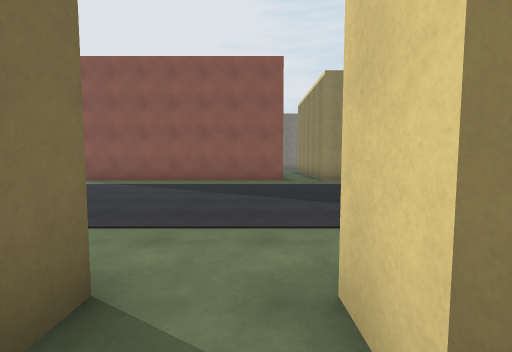
view 1 (above)

24 first-person views from a walk through a scene from a Unity 3-D project. The camera is 1.5 m above the floor, tilts 4° down and sees 90° across. The floor is counted in squares, 1.8 m on a side. Each view is taken from the middle of a square. On the plan, view 1 faces up. The plan holds only what a view shows up to about 10 squares ahead; the rest is blank. The place goes on beyond the plan. The player character is not drawn.

view 2
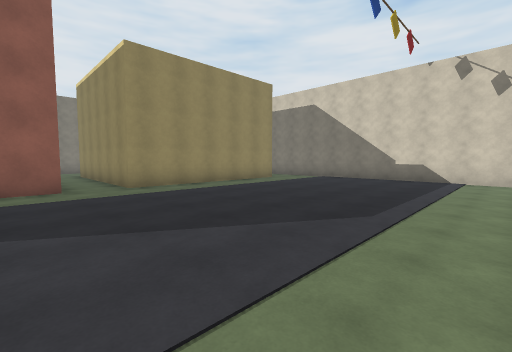

view 3
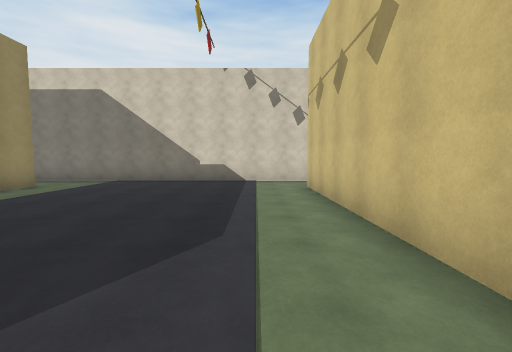

view 4
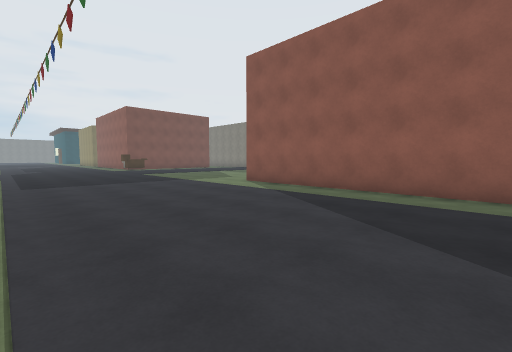

view 5
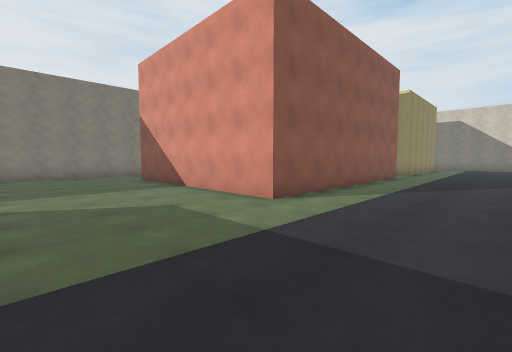

view 6
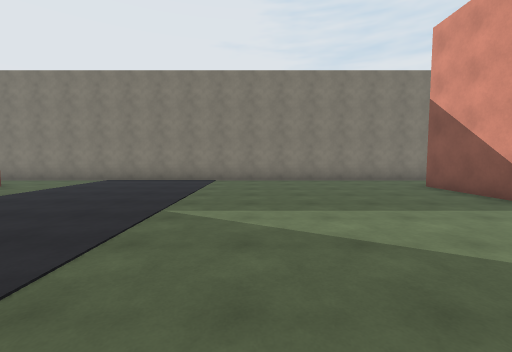

view 7
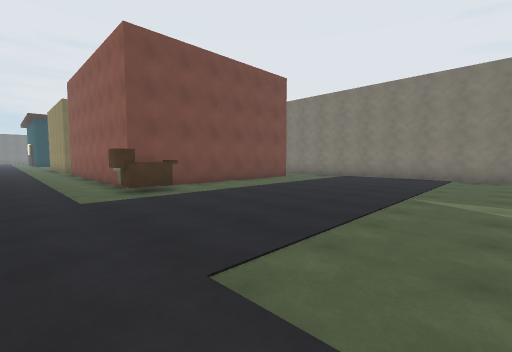

view 8
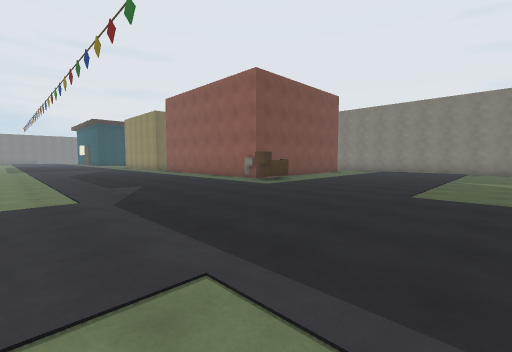

view 9
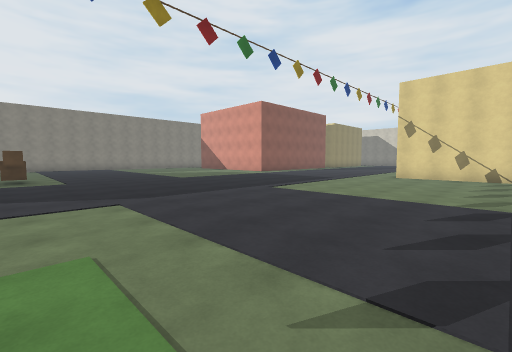

view 10
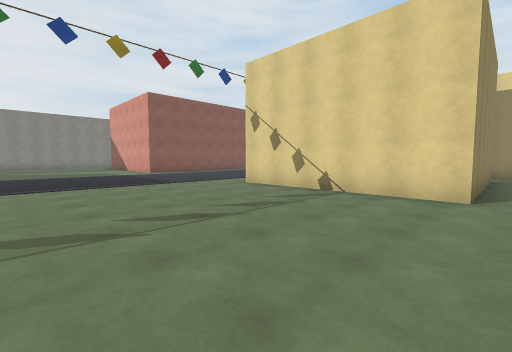

view 11
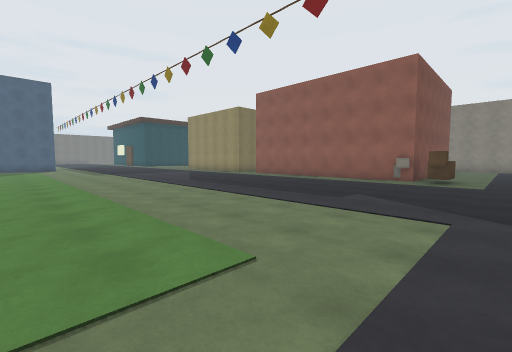

view 12
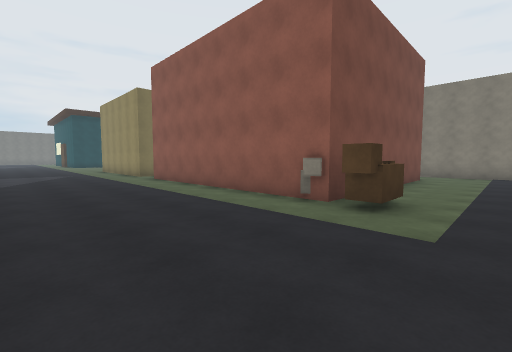

view 13
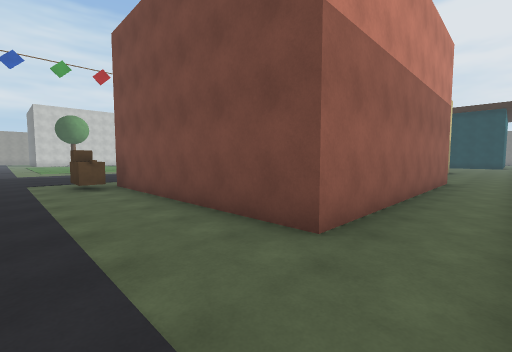

view 14
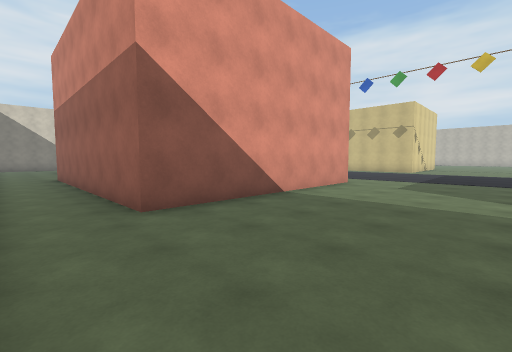

view 15
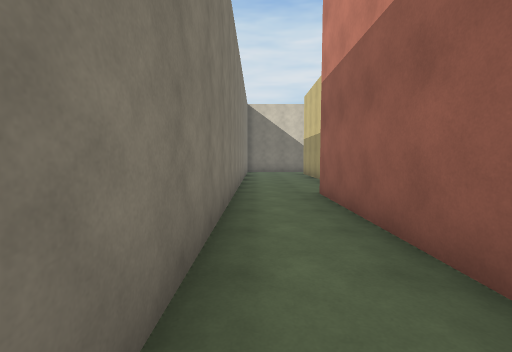

view 16
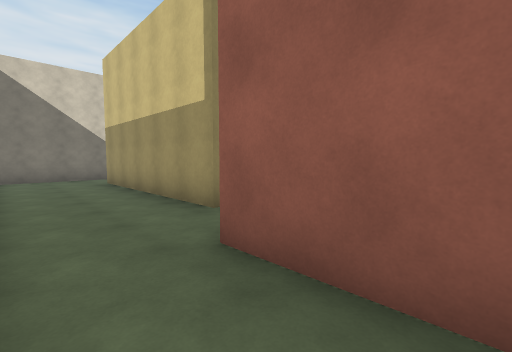

view 17
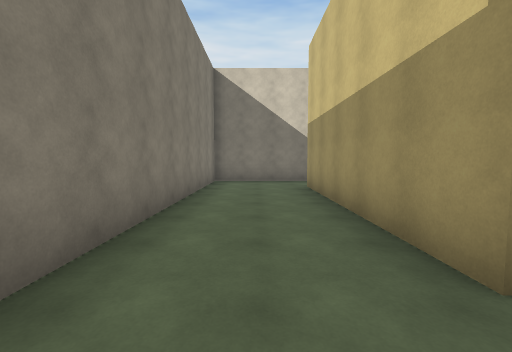

view 18
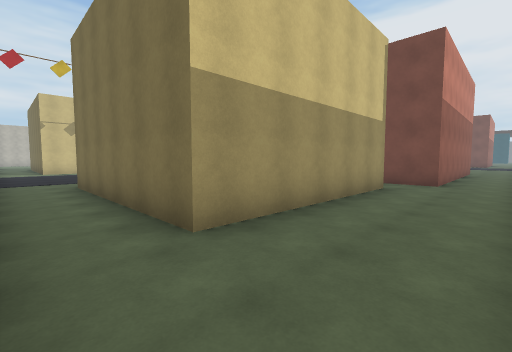

view 19
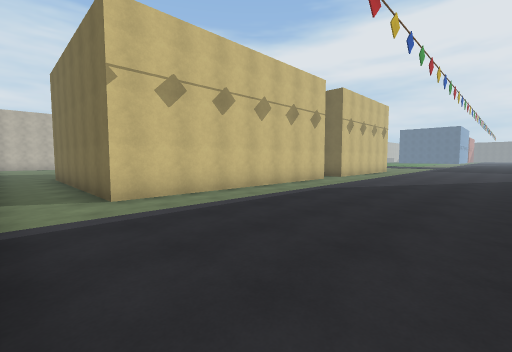

view 20
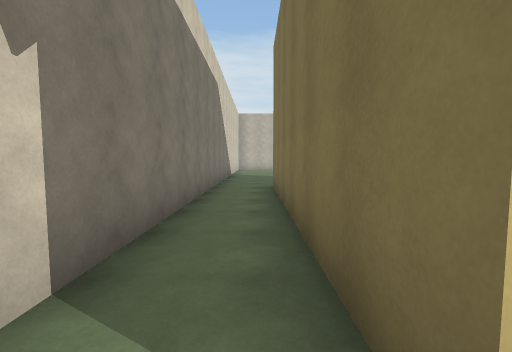

view 21
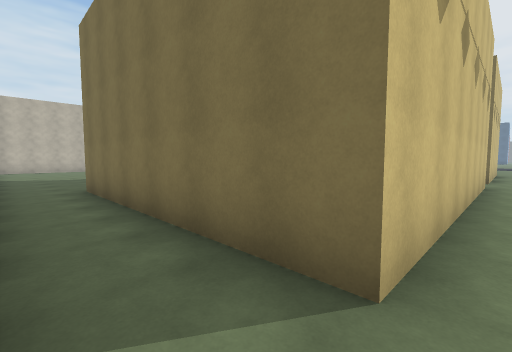

view 22
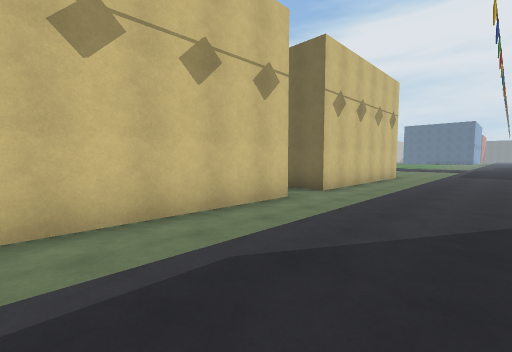

view 23
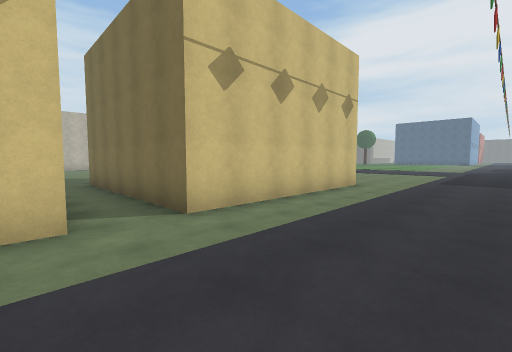

view 24
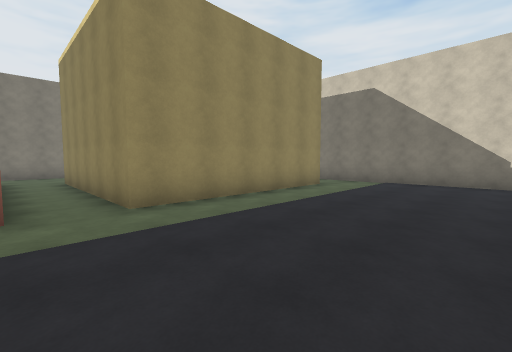

### Floor plan
Points are (right, up) in squares from view 1. A wall is a line through its corners. A room is listed if a view was taken in it or the views show most of it. See-through windows are left out.
Room 1 (view 1)
walls: (0.5, -5.1) (0.5, -4.4); (0.5, 0.4) (0.5, 1.5); (-1, 1.5) (-1, -4.5) (-7, -4.5)
ways out: opening at (-7, -5) to room 2; opening at (0, 1) to room 2
Room 2 (views 2, 3, 4, 5, 6, 7, 8, 9, 10, 11, 12, 13, 14, 15, 16, 17, 18, 19, 20, 21, 22, 23, 24)
walls: (-20.4, 9.5) (-26.6, 9.5); (-7, -4.5) (-7, 1.5) (-1, 1.5); (0.5, 1.5) (8.5, 1.5) (8.5, -5.5); (1.1, 9.5) (-7, 9.5) (-7, 16.5) (1, 16.5) (1, 15); (2.5, 9.5) (2.5, 15.5) (8.5, 15.5) (8.5, 9.5) (2.5, 9.5); (-27.5, 16.5) (-19.5, 16.5) (-19.5, 10.4); (10.2, 15) (10.2, 18.5) (-21.5, 18.5); (10.2, -5.5) (10.2, 11)
ways out: opening at (-7, -5) to room 1; opening at (0, 1) to room 1
objects: other object (-20, 9) to (-19, 10)

Positions as (right, up) in squares from view 1, and headings:
1: (0, 0), facing up
2: (0, 2), facing up-right
3: (1, 3), facing right
4: (0, 3), facing up-left
5: (-11, 6), facing up-right
6: (-12, 9), facing up
7: (-12, 7), facing up-left
8: (-12, 2), facing up-left
9: (-19, -2), facing up-right
10: (-13, -5), facing up-right
11: (-17, -1), facing up-left
12: (-17, 5), facing up-left
13: (-17, 18), facing down-left
14: (-11, 18), facing down-right
15: (-5, 18), facing right
16: (-1, 18), facing down-right
17: (1, 17), facing right
18: (10, 18), facing down-left
19: (10, 7), facing down-left
20: (9, 2), facing down
21: (10, 2), facing down-left
22: (5, 5), facing down-left
23: (1, 5), facing down-left
24: (1, 5), facing up-right
